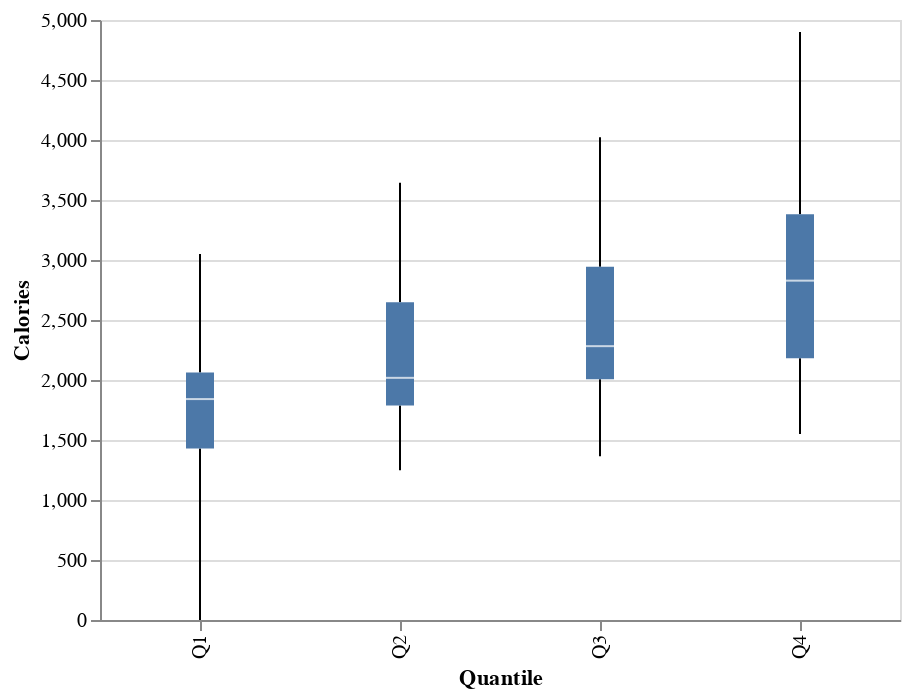

Here is the notebook cell this chart was saved with:
### Code cell
alt.Chart(test_df).mark_boxplot(extent='min-max').encode(
    x='Quantile:O',
    y='Calories:Q'
).properties(
    width=400
)

### Figure 1 — Vega-Lite specification as saved in the notebook (floating-point values rounded to 4 significant figures; data arrays with more than 128 entries replaced by an {"elided": "..."} marker saying what was removed)
{"config": {"view": {"continuousWidth": 400, "continuousHeight": 300}}, "data": {"name": "data-a9d20dc5040453a8129bf97c57e96e1f"}, "mark": {"type": "boxplot", "extent": "min-max"}, "encoding": {"x": {"field": "Quantile", "type": "ordinal"}, "y": {"field": "Calories", "type": "quantitative"}}, "width": 400, "$schema": "https://vega.github.io/schema/vega-lite/v4.17.0.json", "datasets": {"data-a9d20dc5040453a8129bf97c57e96e1f": {"elided": "940 records"}}}
